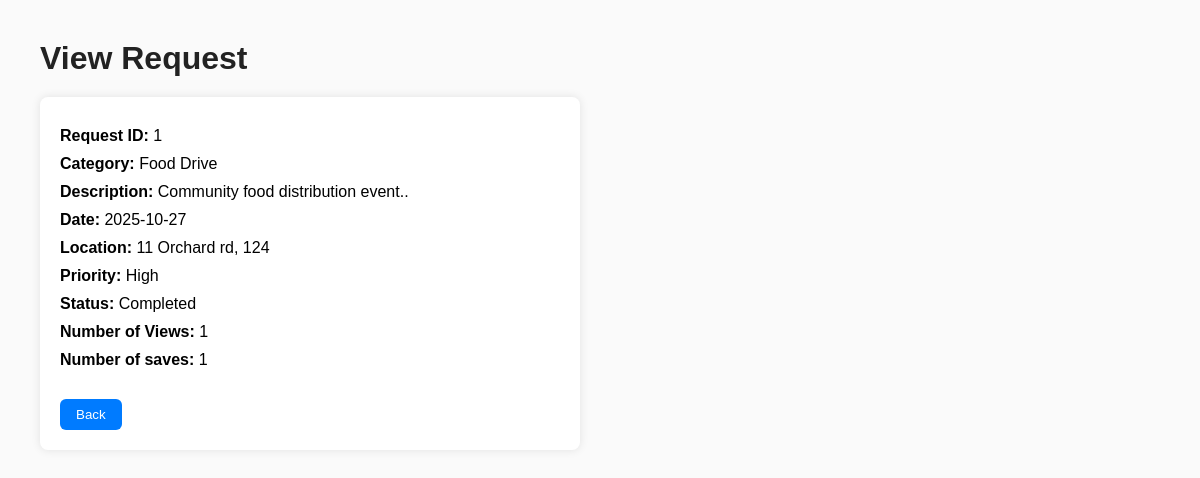
/boundaries/PINViewRequest.php?rID=1, run on the app's committed database.
### tables this page shows
CREATE TABLE `request` (
  `rID` int NOT NULL,
  `pinID` int NOT NULL,
  `description` text NOT NULL,
  `category` int DEFAULT NULL,
  `date` date DEFAULT NULL,
  `location` varchar(255) NOT NULL,
  `priority` enum('Low','Medium','High','') NOT NULL,
  `status` enum('Pending','InProgress','Completed','Incomplete') NOT NULL DEFAULT 'Pending',
  `viewCount` int NOT NULL DEFAULT '0',
  `savedCount` int NOT NULL DEFAULT '0'
);

CREATE TABLE `category` (
  `cID` int NOT NULL,
  `category` varchar(100) NOT NULL
);

### controllers/PINViewRequestController.php (called while the page is built, shortened)
<?php
require_once __DIR__ . '/../entities/Request.php';
class PINViewRequestController {
    private $requestEntity;
    public function __construct() {
        $this->requestEntity = new Request();
    }
    public function GetRequestByID($rID) {
        return $this->requestEntity->getRequestByID($rID);
    }
}
?>

### entities/Request.php (called while the page is built, shortened)
<?php
require_once __DIR__ . '/../config/DBConnection.php';
class Request {
	public function getRequestByID($rID) {
		global $conn;
		$sql = "
			SELECT
				r.rID,
				r.pinID,
				ua.name AS pinName,        -- from useraccount
				r.description,
				r.category,
				c.category AS category, -- from category
				r.date,
				r.location,
				r.priority,
				r.status,
				r.viewCount,
				r.savedCount
			FROM request r
			JOIN useraccount ua ON r.pinID = ua.aID
			JOIN category c ON r.category = c.cID
			WHERE r.rID = ?
		";
		$stmt = $conn->prepare($sql);
		$stmt->bind_param("i", $rID);
		$stmt->execute();
		$result = $stmt->get_result();
		return $result->fetch_assoc();
	}
}

### boundaries/PINViewRequest.php (the view, shortened to what this page needs)
<?php
require_once __DIR__ . '/../controllers/PINViewRequestController.php';
$rID = isset($_GET['rID']) ? intval($_GET['rID']) : 0;
$requestController = new PINViewRequestController();
$request = $requestController->GetRequestByID($rID);
?>
<!DOCTYPE html>
<html lang="en">
<head>
</head>
<body>
    <h1>View Request</h1>
    <div class="request-container">
        <?php if ($request): ?>
            <p><strong>Request ID:</strong> <?php echo htmlspecialchars($request['rID']); ?></p>
			<p><strong>Category:</strong> <?php echo htmlspecialchars($request['category']); ?></p>
            <p><strong>Description:</strong> <?php echo htmlspecialchars($request['description']); ?></p>
            <p><strong>Date:</strong> <?php echo htmlspecialchars($request['date']); ?></p>
			<p><strong>Location:</strong> <?php echo htmlspecialchars($request['location']); ?></p>
			<p><strong>Priority:</strong> <?php echo htmlspecialchars($request['priority']); ?></p>
            <p><strong>Status:</strong> <?php echo htmlspecialchars($request['status']); ?></p>
			<p><strong>Number of Views:</strong> <?php echo htmlspecialchars($request['viewCount']); ?></p>
			<p><strong>Number of saves:</strong> <?php echo htmlspecialchars($request['savedCount']); ?></p>
        <?php else: ?>
            <p>Request not found.</p>
        <?php endif; ?>
        <button class="back-button" onclick="window.location.href='../index.php?action=<?php
        echo ($request['status'] === 'Incomplete') ? 'PIN_History' : '1_PIN_Menu'; ?>';">Back</button>
    </div>
</body>
</html>

### boundaries/PINViewRequest.php (style rules this page uses)
body { font-family: Arial, sans-serif; background: #fafafa; margin: 40px; }
h1 { color: #222; margin-bottom: 20px; }
.request-container { background: white; padding: 20px; border-radius: 8px; box-shadow: 0 0 10px rgba(0,0,0,0.1); max-width: 500px; }
p { margin: 10px 0; }
.back-button { margin-top: 20px; padding: 8px 16px; background: #007bff; color: white; border: none; border-radius: 6px; cursor: pointer; transition: background 0.2s; }

### data on the page
request: rID "1", category.category "Food Drive", description "Community food distribution event..", date "2025-10-27", location "11 Orchard rd, 124", priority "High", status "Completed", viewCount "1", savedCount "1"
